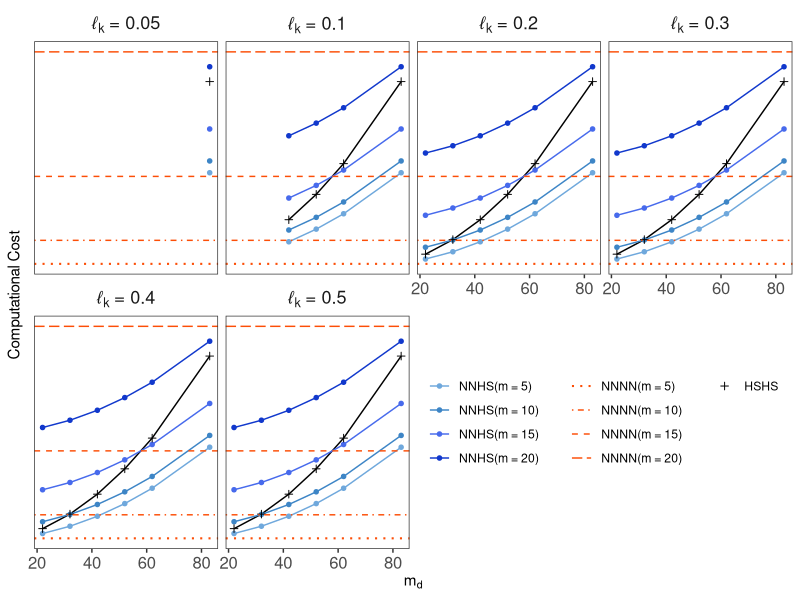

Reproduce this figure in R. (Note: this script raises an error after producing the figure.)
rm(list =ls())
library(tidyverse)
## Computational Complexity
FullComputationalComplexity <- function(n) {
  2*n^3
}

NNNNComputationalComplexity <- function(n,m) {
  2*n*m^3
}

NNHSComputationalComplexity <- function(n,m,m1,m2) {
  n*m^3 + (n+1)*(m1*m2)
}

HSHSComputationalComplexity <- function(n,m1,m2) {
  2*(n+1)*(m1*m2) + n
}

## Combined NNNN NNHS and HSHS
## c = 1.20
vector_lscale <- c(0.05,0.10,0.20,0.30,0.40,0.50); vector_lscale
round(4.5*vector_lscale,2)
vector_c <- pmax(1.20, round(4.5*vector_lscale,2)); vector_c
cbind(vector_lscale, vector_c, m = pmax(22,ceiling(3.42*vector_c/vector_lscale)))
vector_m1 <- pmax(22,ceiling(3.42*vector_c/vector_lscale)); vector_m1
vector_m2 <- pmax(32,ceiling(3.42*vector_c/vector_lscale)); vector_m2
vector_m3 <- pmax(42,ceiling(3.42*vector_c/vector_lscale)); vector_m3
vector_m4 <- pmax(52,ceiling(3.42*vector_c/vector_lscale)); vector_m4
vector_m5 <- pmax(62,ceiling(3.42*vector_c/vector_lscale)); vector_m5
vector_m6 <- pmax(83,ceiling(3.42*vector_c/vector_lscale)); vector_m6


library(tidyverse)
setup <- tibble(lscale = vector_lscale, c = vector_c, m1 = vector_m1, m2 = vector_m2, m3 = vector_m3, m4 = vector_m4, m5 = vector_m5, m6 = vector_m6)
setup <- setup %>% gather(x,m,-c,-lscale) %>% select(-x) %>% distinct()
setup
table(setup$m)
setup %>% filter(lscale == 0.1)

setup <- setup %>% mutate(HSHS = HSHSComputationalComplexity(n = 1000, m1 = m, m2 = m)) %>%
  mutate(NNHS5 = NNHSComputationalComplexity(n = 1000, m = 5, m1 = m, m2 = m)) %>%
  mutate(NNHS10 = NNHSComputationalComplexity(n = 1000, m = 10, m1 = m, m2 = m)) %>%
  mutate(NNHS15 = NNHSComputationalComplexity(n = 1000, m = 15, m1 = m, m2 = m)) %>%
  mutate(NNHS20 = NNHSComputationalComplexity(n = 1000, m = 20, m1 = m, m2 = m))
setup
setup <- setup %>% mutate(Method = "HSHS")
setup
setup %>% filter(lscale == 0.05)
setup %>%
  ggplot(aes(x = m, y = HSHS)) + 
  geom_path(col = "black", linewidth = 0.5) +
  geom_path(aes(y = NNHS5, color = "1"), linetype = 1, linewidth = 0.5) +
  geom_path(aes(y = NNHS10, color = "2"), linetype = 1, linewidth = 0.5) +
  geom_path(aes(y = NNHS15, color = "3"), linetype = 1,  linewidth = 0.5) +
  geom_path(aes(y = NNHS20, color = "4"), linetype = 1, linewidth = 0.5) +
  geom_point(aes(y = NNHS5, col = "1"), size = 2, shape = 20) +
  geom_point(aes(y = NNHS10, col = "2"), size =2, shape = 20) +
  geom_point(aes(y = NNHS15, col = "3"), size =2, shape = 20) +
  geom_point(aes(y = NNHS20, col = "4"), size =2, shape = 20) +
  geom_point(aes(fill = "black"), shape = 3) +
  facet_wrap(~lscale, ncol = 4, labeller = label_bquote("\u2113"[k]~"="~.(lscale))) +
  geom_hline(aes(yintercept = NNNNComputationalComplexity(n = 1000, m = 5), linetype = "1"), color = "#FC4E07", linewidth = 0.7) +
  geom_hline(aes(yintercept = NNNNComputationalComplexity(n = 1000, m = 10), linetype = "2"), color = "#FC4E07", linewidth = 0.5) +
  geom_hline(aes(yintercept = NNNNComputationalComplexity(n = 1000, m = 15), linetype = "3"), color = "#FC4E07", linewidth = 0.5) +
  geom_hline(aes(yintercept = NNNNComputationalComplexity(n = 1000, m = 20), linetype = "4"), color = "#FC4E07", linewidth = 0.5) +
  scale_linetype_manual(values=c("dotted","dotdash","dashed","longdash"),
                        labels = c("NNNN(m = 5)","NNNN(m = 10)","NNNN(m = 15)","NNNN(m = 20)")) +
  scale_color_manual(values=c("1"="#6fa8dc", "2" = "#3d85c6", "3" = "#476aec", "4" = "#1138cc"), labels = c("NNHS(m = 5)","NNHS(m = 10)","NNHS(m = 15)","NNHS(m = 20)")) +
  scale_fill_manual(values= "black", labels = "HSHS") +
  theme_bw() +
  xlab(bquote(m[d])) +
  ylab(bquote(Computational~Cost)) +
  theme(strip.background = element_blank(),
        strip.text = element_text(size = 13),
        panel.grid = element_blank(),
        legend.title = element_blank(),
        legend.position = c(0.75,0.25),
        legend.direction = "vertical", 
        legend.box = "horizontal",
        axis.text.y = element_blank(),
        axis.text.x = element_text(size = 12),
        axis.ticks.y = element_blank())
ggsave(filename = "./Rutilities/Computational_Complexity_Plots.png", height = 7, width = 11)


ell <- c(0.05, 0.10, 0.20, 0.30, 0.40, 0.50)
c <- pmax(1.20,4.5*ell); c
md <- pmax(22, ceiling(3.42*c/ell)); md
